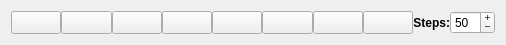
        <widget class="QWidget" name="layoutWidget">
         <property name="geometry">
          <rect>
           <x>80</x>
           <y>20</y>
           <width>506</width>
           <height>27</height>
          </rect>
         </property>
         <layout class="QHBoxLayout" name="navigationLayout">
          <property name="spacing">
           <number>0</number>
          </property>
          <item>
           <widget class="QToolButton" name="navUpButton">
            <property name="enabled">
             <bool>true</bool>
            </property>
            <property name="sizePolicy">
             <sizepolicy hsizetype="MinimumExpanding" vsizetype="Fixed">
              <horstretch>0</horstretch>
              <verstretch>0</verstretch>
             </sizepolicy>
            </property>
            <property name="maximumSize">
             <size>
              <width>55</width>
              <height>25</height>
             </size>
            </property>
            <property name="font">
             <font>
              <family>Symbol</family>
              <pointsize>12</pointsize>
              <weight>75</weight>
              <bold>true</bold>
             </font>
            </property>
            <property name="cursor">
             <cursorShape>ArrowCursor</cursorShape>
            </property>
            <property name="mouseTracking">
             <bool>false</bool>
            </property>
            <property name="toolTip">
             <string>&lt;html&gt;&lt;head/&gt;&lt;body&gt;&lt;p&gt;Move maps up along Y-axis.&lt;/p&gt;&lt;p&gt;Shortcut: Ctrl+Up&lt;/p&gt;&lt;/body&gt;&lt;/html&gt;</string>
            </property>
            <property name="statusTip">
             <string/>
            </property>
            <property name="text">
             <string/>
            </property>
            <property name="iconSize">
             <size>
              <width>10</width>
              <height>10</height>
             </size>
            </property>
            <property name="shortcut">
             <string>Ctrl+Up</string>
            </property>
            <property name="autoRepeat">
             <bool>true</bool>
            </property>
           </widget>
          </item>
          <item>
           <widget class="QToolButton" name="navDownButton">
            <property name="enabled">
             <bool>true</bool>
            </property>
            <property name="sizePolicy">
             <sizepolicy hsizetype="MinimumExpanding" vsizetype="Fixed">
              <horstretch>0</horstretch>
              <verstretch>0</verstretch>
             </sizepolicy>
            </property>
            <property name="maximumSize">
             <size>
              <width>55</width>
              <height>25</height>
             </size>
            </property>
            <property name="font">
             <font>
              <family>Symbol</family>
              <pointsize>12</pointsize>
              <weight>75</weight>
              <bold>true</bold>
             </font>
            </property>
            <property name="toolTip">
             <string>&lt;html&gt;&lt;head/&gt;&lt;body&gt;&lt;p&gt;Move maps down along Y-axis&lt;/p&gt;&lt;p&gt;Shortcut: Ctrl+Down&lt;/p&gt;&lt;/body&gt;&lt;/html&gt;</string>
            </property>
            <property name="statusTip">
             <string/>
            </property>
            <property name="text">
             <string/>
            </property>
            <property name="iconSize">
             <size>
              <width>10</width>
              <height>10</height>
             </size>
            </property>
            <property name="shortcut">
             <string>Ctrl+Down</string>
            </property>
            <property name="autoRepeat">
             <bool>true</bool>
            </property>
           </widget>
          </item>
          <item>
           <widget class="QToolButton" name="navLeftButton">
            <property name="enabled">
             <bool>true</bool>
            </property>
            <property name="sizePolicy">
             <sizepolicy hsizetype="MinimumExpanding" vsizetype="Fixed">
              <horstretch>0</horstretch>
              <verstretch>0</verstretch>
             </sizepolicy>
            </property>
            <property name="maximumSize">
             <size>
              <width>55</width>
              <height>25</height>
             </size>
            </property>
            <property name="font">
             <font>
              <family>Symbol</family>
              <pointsize>12</pointsize>
              <weight>75</weight>
              <italic>false</italic>
              <bold>true</bold>
              <stylestrategy>PreferDefault</stylestrategy>
              <kerning>true</kerning>
             </font>
            </property>
            <property name="toolTip">
             <string>&lt;html&gt;&lt;head/&gt;&lt;body&gt;&lt;p&gt;Move maps left along X-axis&lt;/p&gt;&lt;p&gt;Shortcut: Ctrl+Left&lt;/p&gt;&lt;/body&gt;&lt;/html&gt;</string>
            </property>
            <property name="statusTip">
             <string/>
            </property>
            <property name="text">
             <string/>
            </property>
            <property name="iconSize">
             <size>
              <width>10</width>
              <height>10</height>
             </size>
            </property>
            <property name="shortcut">
             <string>Ctrl+Left</string>
            </property>
            <property name="autoRepeat">
             <bool>true</bool>
            </property>
           </widget>
          </item>
          <item>
           <widget class="QToolButton" name="navRightButton">
            <property name="enabled">
             <bool>true</bool>
            </property>
            <property name="sizePolicy">
             <sizepolicy hsizetype="MinimumExpanding" vsizetype="Fixed">
              <horstretch>0</horstretch>
              <verstretch>0</verstretch>
             </sizepolicy>
            </property>
            <property name="maximumSize">
             <size>
              <width>55</width>
              <height>25</height>
             </size>
            </property>
            <property name="font">
             <font>
              <family>Symbol</family>
              <pointsize>12</pointsize>
              <weight>75</weight>
              <bold>true</bold>
             </font>
            </property>
            <property name="toolTip">
             <string>&lt;html&gt;&lt;head/&gt;&lt;body&gt;&lt;p&gt;Move maps right along X-axis.&lt;/p&gt;&lt;p&gt;Shortcut: Ctrl+Right&lt;/p&gt;&lt;/body&gt;&lt;/html&gt;</string>
            </property>
            <property name="statusTip">
             <string/>
            </property>
            <property name="text">
             <string/>
            </property>
            <property name="iconSize">
             <size>
              <width>10</width>
              <height>10</height>
             </size>
            </property>
            <property name="shortcut">
             <string>Ctrl+Right</string>
            </property>
            <property name="autoRepeat">
             <bool>true</bool>
            </property>
           </widget>
          </item>
          <item>
           <widget class="QToolButton" name="navUpLeftButton">
            <property name="enabled">
             <bool>true</bool>
            </property>
            <property name="sizePolicy">
             <sizepolicy hsizetype="MinimumExpanding" vsizetype="Fixed">
              <horstretch>0</horstretch>
              <verstretch>0</verstretch>
             </sizepolicy>
            </property>
            <property name="maximumSize">
             <size>
              <width>55</width>
              <height>25</height>
             </size>
            </property>
            <property name="font">
             <font>
              <family>Serif</family>
              <pointsize>15</pointsize>
              <weight>75</weight>
              <bold>true</bold>
             </font>
            </property>
            <property name="toolTip">
             <string>&lt;html&gt;&lt;head/&gt;&lt;body&gt;&lt;p&gt;Move maps up and left along X- and Y-axis (up along off-diagonal).&lt;/p&gt;&lt;p&gt;Shortcut: Shift+Left&lt;/p&gt;&lt;/body&gt;&lt;/html&gt;</string>
            </property>
            <property name="statusTip">
             <string/>
            </property>
            <property name="text">
             <string/>
            </property>
            <property name="iconSize">
             <size>
              <width>10</width>
              <height>10</height>
             </size>
            </property>
            <property name="shortcut">
             <string>Shift+Left</string>
            </property>
            <property name="autoRepeat">
             <bool>true</bool>
            </property>
           </widget>
          </item>
          <item>
           <widget class="QToolButton" name="navDownRightButton">
            <property name="enabled">
             <bool>true</bool>
            </property>
            <property name="sizePolicy">
             <sizepolicy hsizetype="MinimumExpanding" vsizetype="Fixed">
              <horstretch>0</horstretch>
              <verstretch>0</verstretch>
             </sizepolicy>
            </property>
            <property name="maximumSize">
             <size>
              <width>55</width>
              <height>25</height>
             </size>
            </property>
            <property name="font">
             <font>
              <family>Serif</family>
              <pointsize>15</pointsize>
              <weight>75</weight>
              <bold>true</bold>
             </font>
            </property>
            <property name="toolTip">
             <string>&lt;html&gt;&lt;head/&gt;&lt;body&gt;&lt;p&gt;Move maps down and right along X- and Y-axis (down along off-diagonal).&lt;/p&gt;&lt;p&gt;Shortcut: Shift+Right&lt;/p&gt;&lt;/body&gt;&lt;/html&gt;</string>
            </property>
            <property name="statusTip">
             <string/>
            </property>
            <property name="text">
             <string/>
            </property>
            <property name="iconSize">
             <size>
              <width>10</width>
              <height>10</height>
             </size>
            </property>
            <property name="shortcut">
             <string>Shift+Right</string>
            </property>
            <property name="autoRepeat">
             <bool>true</bool>
            </property>
           </widget>
          </item>
          <item>
           <widget class="QToolButton" name="navDownLeftButton">
            <property name="enabled">
             <bool>true</bool>
            </property>
            <property name="sizePolicy">
             <sizepolicy hsizetype="MinimumExpanding" vsizetype="Fixed">
              <horstretch>0</horstretch>
              <verstretch>0</verstretch>
             </sizepolicy>
            </property>
            <property name="maximumSize">
             <size>
              <width>55</width>
              <height>25</height>
             </size>
            </property>
            <property name="font">
             <font>
              <family>Serif</family>
              <pointsize>15</pointsize>
              <weight>75</weight>
              <bold>true</bold>
             </font>
            </property>
            <property name="toolTip">
             <string>&lt;html&gt;&lt;head/&gt;&lt;body&gt;&lt;p&gt;Move maps down and left along X- and Y-axis (down along diagonal).&lt;/p&gt;&lt;p&gt;Shortcut: Shift+Down&lt;/p&gt;&lt;/body&gt;&lt;/html&gt;</string>
            </property>
            <property name="statusTip">
             <string/>
            </property>
            <property name="text">
             <string/>
            </property>
            <property name="iconSize">
             <size>
              <width>10</width>
              <height>10</height>
             </size>
            </property>
            <property name="shortcut">
             <string>Shift+Down</string>
            </property>
            <property name="autoRepeat">
             <bool>true</bool>
            </property>
           </widget>
          </item>
          <item>
           <widget class="QToolButton" name="navUpRightButton">
            <property name="enabled">
             <bool>true</bool>
            </property>
            <property name="sizePolicy">
             <sizepolicy hsizetype="MinimumExpanding" vsizetype="Fixed">
              <horstretch>0</horstretch>
              <verstretch>0</verstretch>
             </sizepolicy>
            </property>
            <property name="maximumSize">
             <size>
              <width>55</width>
              <height>25</height>
             </size>
            </property>
            <property name="font">
             <font>
              <family>Serif</family>
              <pointsize>15</pointsize>
              <weight>75</weight>
              <bold>true</bold>
             </font>
            </property>
            <property name="toolTip">
             <string>&lt;html&gt;&lt;head/&gt;&lt;body&gt;&lt;p&gt;Move maps up and right along X- and Y-axis (up along diagonal).&lt;/p&gt;&lt;p&gt;Shortcut: Shift+Up&lt;/p&gt;&lt;/body&gt;&lt;/html&gt;</string>
            </property>
            <property name="statusTip">
             <string/>
            </property>
            <property name="text">
             <string/>
            </property>
            <property name="iconSize">
             <size>
              <width>10</width>
              <height>10</height>
             </size>
            </property>
            <property name="shortcut">
             <string>Shift+Up</string>
            </property>
            <property name="autoRepeat">
             <bool>true</bool>
            </property>
           </widget>
          </item>
          <item>
           <widget class="QLabel" name="navStepsLabel">
            <property name="enabled">
             <bool>true</bool>
            </property>
            <property name="maximumSize">
             <size>
              <width>40</width>
              <height>16777215</height>
             </size>
            </property>
            <property name="font">
             <font>
              <weight>75</weight>
              <bold>true</bold>
             </font>
            </property>
            <property name="layoutDirection">
             <enum>Qt::LeftToRight</enum>
            </property>
            <property name="text">
             <string>Steps:</string>
            </property>
            <property name="alignment">
             <set>Qt::AlignRight|Qt::AlignTrailing|Qt::AlignVCenter</set>
            </property>
            <property name="wordWrap">
             <bool>false</bool>
            </property>
           </widget>
          </item>
          <item>
           <widget class="QSpinBox" name="navStepsSpinBox">
            <property name="enabled">
             <bool>true</bool>
            </property>
            <property name="maximumSize">
             <size>
              <width>45</width>
              <height>16777215</height>
             </size>
            </property>
            <property name="toolTip">
             <string>&lt;html&gt;&lt;head/&gt;&lt;body&gt;&lt;p&gt;The maps move by this number of steps in any directions.&lt;/p&gt;&lt;/body&gt;&lt;/html&gt;</string>
            </property>
            <property name="statusTip">
             <string/>
            </property>
            <property name="buttonSymbols">
             <enum>QAbstractSpinBox::PlusMinus</enum>
            </property>
            <property name="minimum">
             <number>1</number>
            </property>
            <property name="maximum">
             <number>500</number>
            </property>
            <property name="singleStep">
             <number>10</number>
            </property>
            <property name="value">
             <number>50</number>
            </property>
           </widget>
          </item>
         </layout>
        </widget>
